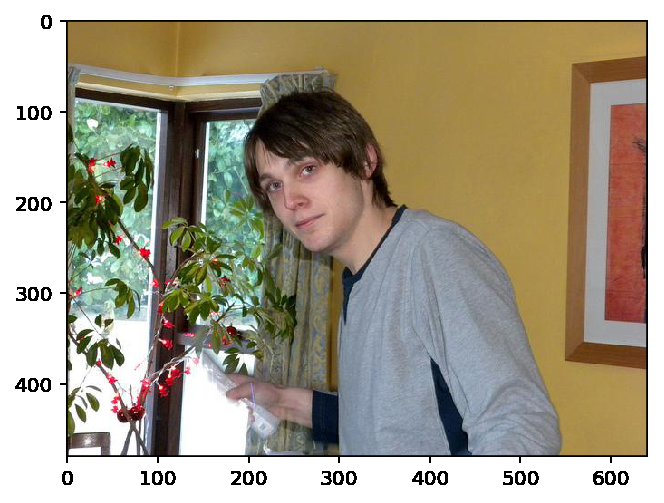
#> input picture Chapter9/Notebooks/Training/testimage.png, 664 x 503 px
$ jupyter execute --allow-errors '3. Test CoreML Model .ipynb'   (shell and % lines are left out)   (older library calls are emulated)
#> lines starting #> are read from the running program, lines starting #| are printed output that depends on the picture
#> in load_img, img is the input picture: shape (503, 664, 3); mean R, G, B 162.9, 155.1, 136.1
[cell 1]
import glob
import random
import argparse
import matplotlib.pyplot as plt
from skimage.io import imread
from skimage.transform import rescale, resize, downscale_local_mean, rotate
from skimage import exposure
import random
import os
import numpy as np
from scipy.misc import imresize
from PIL import Image
import itertools
import random
from PIL import Image


import warnings
warnings.simplefilter("ignore", UserWarning)

---

[cell 2]
def resize(img, target_size, perserve_range=False):
#> called with target_size = (448, 448), perserve_range = False
    w, h = img.shape[0], img.shape[1]
#> w = 503; h = 664
    tw, th = target_size[0], target_size[1]

    # scale
    scale = float(max(tw, th)) / float(min(w, h))
#> scale = 0.891
    scaled_img = rescale(img, scale, preserve_range=perserve_range)

    # crop
    x1 = int((scaled_img.shape[0] - tw) / 2)
#> x1 = 0
    y1 = int((scaled_img.shape[1] - th) / 2)
#> y1 = 71
    x2 = x1 + tw
#> x2 = 448
    y2 = y1 + th
#> y2 = 519

    if len(scaled_img.shape) == 2:
        #scaled_img = np.expand_dims(scaled_img, axis=2)
        cropped_img = scaled_img[x1:x2, y1:y2]
    else:
        cropped_img = scaled_img[x1:x2, y1:y2, :]
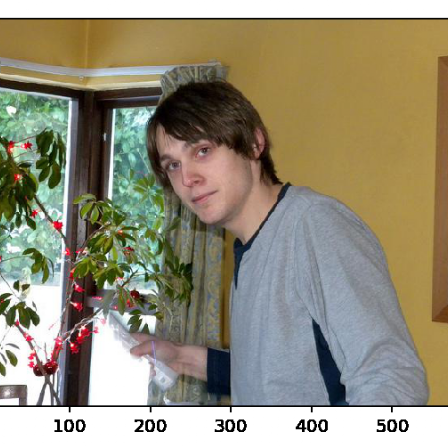
#> cropped_img: shape (448, 448, 3) float64; mean R, G, B 0.589, 0.565, 0.481

    return cropped_img

[cell 3]
def normalize(img):
    img = img.astype(np.float32)
#> img: shape (448, 448, 3) float32

    if img.max() > 100:
        img = img / 255.

    return img

[cell 4]
def prepare_img(x, target_size):
    x = normalize(resize(x, target_size))
    if len(x.shape) == 2:
        x = np.expand_dims(x, axis=2)

    return x

[cell 5]
def load_img(img_path, target_size=(448, 448)):
    img = imread(img_path, as_grey=False, mode='RGB')
    if img.shape[2] == 4:
        img = img[:,:,:3]
    return prepare_img(img, target_size)

---

[cell 6]
import warnings
with warnings.catch_warnings():
    warnings.filterwarnings("ignore", category=RuntimeWarning)

    import coremltools

#> (a cell that did not finish here is left out)

#> (a cell that did not finish here is left out)

[cell 9]
x = load_img('testimage.png')

[cell 10]
plt.imshow(x)

[cell 11]
x = Image.fromarray(np.uint8(x*255))
